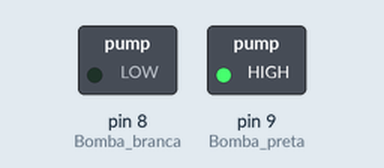
Simulated run of this sketch. Board: Arduino Uno, built with avr-gcc and run on an emulated ATmega328P. On the bench: switched loads named in the sketch (green lamp = pin HIGH).

Above: at 15.0 s.
At 45.0 s:
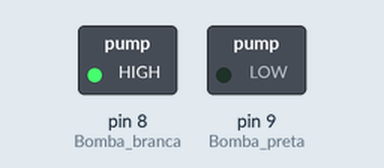
Timing chart, 0 to 78.0 s (numbered marks = the images above):
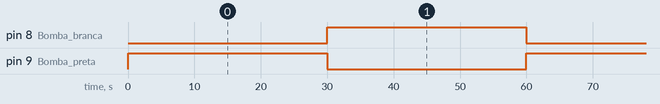

The sketch:

test_1.ino
```cpp
//Teste bombas a mandar uma para a outra
//a bomba preta não funciona assim mt bem
void setup()
{
pinMode(9, OUTPUT); //Bomba preta
pinMode(8, OUTPUT); //Bomba branca
}

void loop()
{
digitalWrite(9,HIGH); //liga preta
delay(30000);
digitalWrite(9,LOW); //desliga preta
digitalWrite(8,HIGH); //liga branca
delay(30000);
digitalWrite(8,LOW); //desliga branca
}
```

Measured:
- by itself, pin 8 (Bomba_branca), pin 9 (Bomba_preta): alternates HIGH for 30.0 s and LOW for 30.0 s
